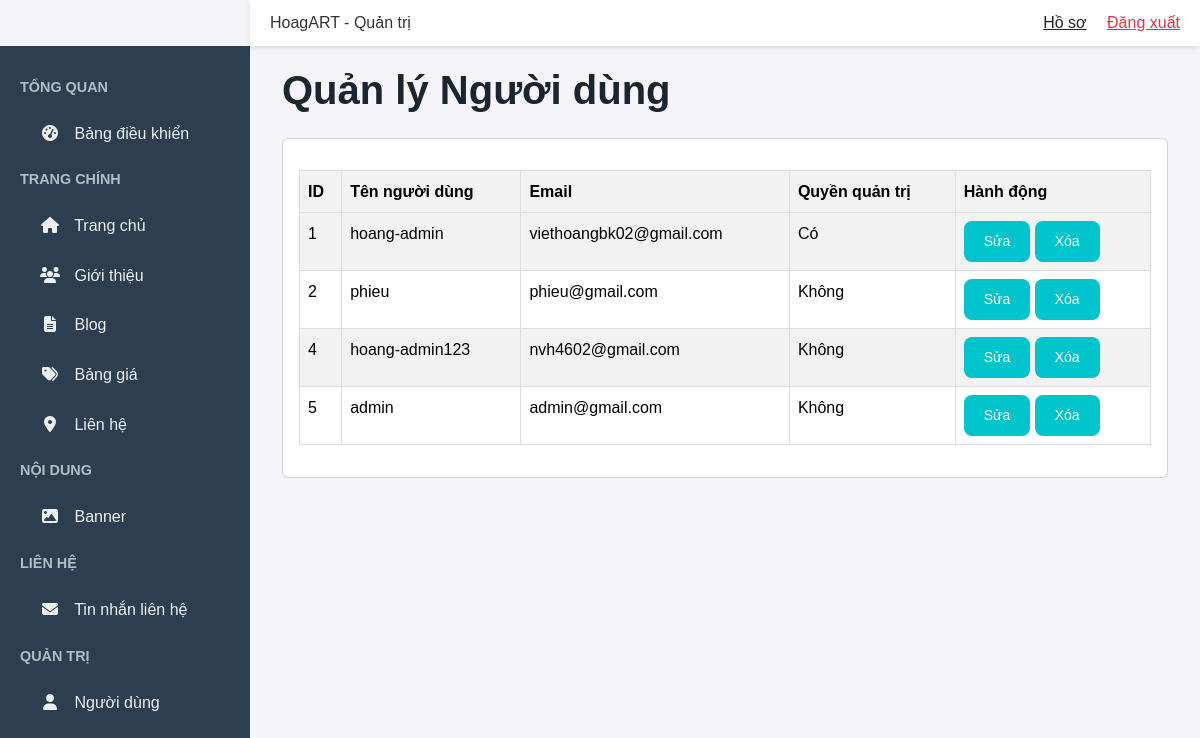
Before: /admin/users (signed in) with the older database file.
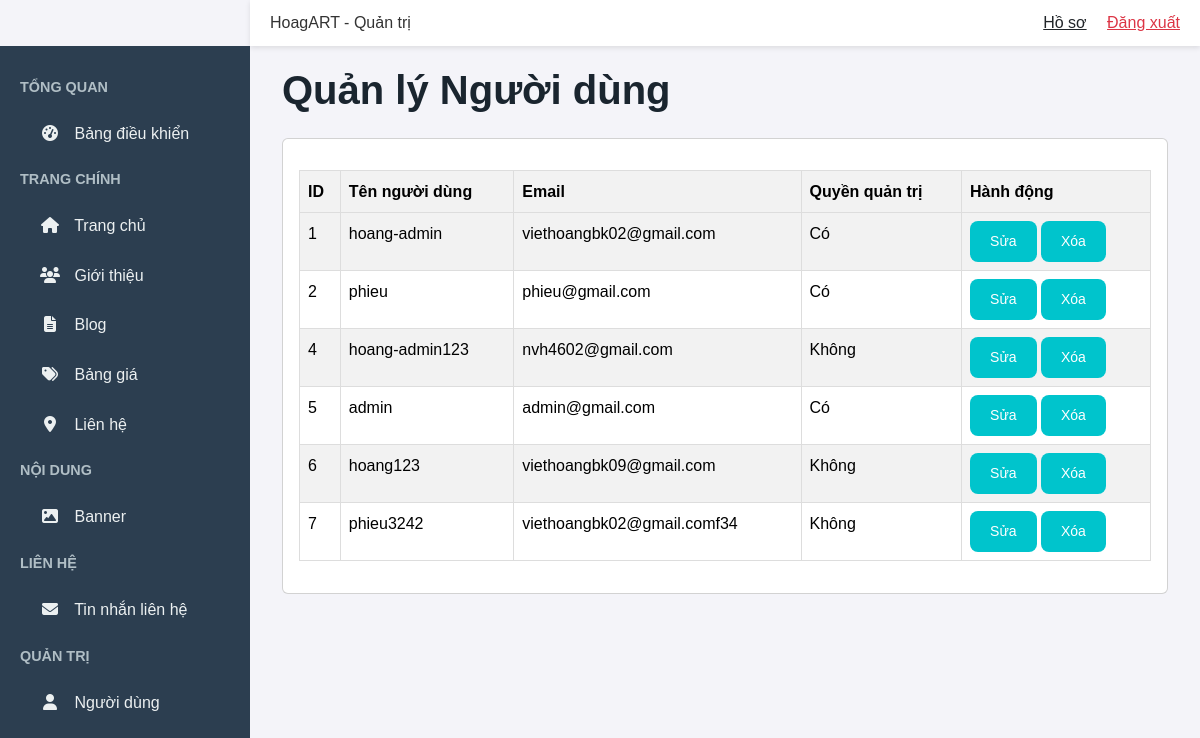
After: the same page with the newer database file.
### app/models/user.py (models this page shows, shortened)
class User(db.Model, UserMixin):
    __tablename__ = 'user'
    id = db.Column(db.Integer, primary_key=True)
    username = db.Column(db.String(80), unique=True, nullable=False)
    email = db.Column(db.String(120), unique=True, nullable=False)
    password = db.Column(db.String(255), nullable=False)
    is_admin = db.Column(db.Boolean, default=False)
    phone = db.Column(db.String(20))  # Trường số điện thoại
    address = db.Column(db.String(200))  # Trường địa chỉ
    avatar = db.Column(db.String(200), default='default_avatar.png')  # Trường avatar với giá trị mặc định

### app/blueprints/admin/routes.py (the view)
@admin_bp.route('/users', methods=['GET'])
@login_required
@admin_required
def manage_users():
    users = User.query.all()
    return render_template('admin/users.html', users=users)

### app/blueprints/admin/routes.py (called while the page is built)
def admin_required(f):
    @wraps(f)
    def decorated_function(*args, **kwargs):
        if not current_user.is_authenticated or not current_user.is_admin:
            flash('Bạn không có quyền truy cập trang này.', 'error')
            return redirect(url_for('main.home'))
        return f(*args, **kwargs)
    return decorated_function

### app/templates/admin/users.html (shortened to what this page needs)
{% extends "admin/base.html" %}  {% block content %}
<div class="container-fluid">
    <h1 class="mb-4">Quản lý Người dùng</h1>
    <div class="card">
        <div class="card-body">
            <table class="table table-striped">
                <thead>
                    <tr>
                        <th>ID</th>
                        <th>Tên người dùng</th>
                        <th>Email</th>
                        <th>Quyền quản trị</th>
                        <th>Hành động</th>
                    </tr>
                </thead>
                <tbody>
                    {% for user in users %}
                    <tr>
                        <td>{{ user.id }}</td>
                        <td>{{ user.username }}</td>
                        <td>{{ user.email }}</td>
                        <td>{{ 'Có' if user.is_admin else 'Không' }}</td>
                        <td>
                            <a
                                href="{{ url_for('admin.edit_user', id=user.id) }}"
                                class="btn btn-sm btn-warning"
                                >Sửa</a
                            >
                            <form
                                action="{{ url_for('admin.delete_user', id=user.id) }}"
                                method="POST"
                                style="display: inline"
                            >
                                <button
                                    type="submit"
                                    class="btn btn-sm btn-danger"
                                    onclick="return confirm('Bạn có chắc muốn xóa?')"
                                >
                                    Xóa
                                </button>
                            </form>
                        </td>
                    </tr>
                    {% endfor %}
                </tbody>
            </table>
        </div>
    </div>
</div>
{% endblock %}

### app/templates/admin/base.html (shortened to what this page needs)
<!DOCTYPE html>
<html lang="vi">
    <head>
        <link
            rel="stylesheet"
            href="https://cdnjs.cloudflare.com/ajax/libs/font-awesome/6.5.2/css/all.min.css"
        />
        <link
            href="https://cdn.jsdelivr.net/npm/bootstrap@5.3.3/dist/css/bootstrap.min.css"
            rel="stylesheet"
        />
        <link
            rel="stylesheet"
            href="{{ url_for('static', filename='css/style.css') }}"
        />
        <link
            rel="stylesheet"
            href="https://cdnjs.cloudflare.com/ajax/libs/font-awesome/6.5.1/css/all.min.css"
        />
    </head>
    <body>
        <div
            class="navbar-admin d-flex justify-content-between align-items-center"
        >
            <div class="logo">HoagART - Quản trị</div>
            <div>
                <a href="{{ url_for('main.profile') }}" class="text-dark me-3"
                    >Hồ sơ</a
                >
                <a href="{{ url_for('auth.logout') }}" class="text-danger"
                    >Đăng xuất</a
                >
            </div>
        </div>
        <div class="d-flex">
            <div class="sidebar">
                <div class="nav-title">Tổng quan</div>
                <a href="{{ url_for('admin.dashboard') }}"
                    ><i class="fas fa-tachometer-alt"></i> Bảng điều khiển</a
                >
                <div class="nav-title">Trang chính</div>
                <a href="{{ url_for('admin.manage_home') }}"
                    ><i class="fas fa-home"></i> Trang chủ</a
                >
                <a href="{{ url_for('admin.manage_introduce') }}"
                    ><i class="fas fa-users"></i> Giới thiệu</a
                >
                <a href="{{ url_for('admin.manage_posts') }}"
                    ><i class="fas fa-file-alt"></i> Blog</a
                >
                <a href="{{ url_for('admin.manage_pricing') }}"
                    ><i class="fas fa-tags"></i> Bảng giá</a
                >
                <a href="{{ url_for('admin.manage_contact') }}"
                    ><i class="fas fa-map-marker-alt"></i> Liên hệ</a
                >
                <div class="nav-title">Nội dung</div>
                <a href="{{ url_for('admin.manage_banners') }}"
                    ><i class="fas fa-image"></i> Banner</a
                >
                <div class="nav-title">Liên hệ</div>
                <a href="{{ url_for('admin.manage_contact_submissions') }}"
                    ><i class="fas fa-envelope"></i> Tin nhắn liên hệ</a
                >
                <div class="nav-title">Quản trị</div>
                <a href="{{ url_for('admin.manage_users') }}"
                    ><i class="fas fa-user"></i> Người dùng</a
                >
            </div>
            <div class="content flex-grow-1">
                 {% block content %}{%
                endblock %}
            </div>
        </div>
    </body>
</html>

### app/static/css/style.css (style rules this page uses)
:root { --primary-color: #00c4cc; --secondary-color: #ff4d4d; --dark-bg: #1a252f; --light-bg: #f5f5f5; --text-color: #333; --light-text: #fff; --shadow-light: 0 4px 10px rgba(0, 0, 0, 0.1); --shadow-dark: 0 8px 20px rgba(0, 0, 0, 0.2); --navbar-height: 70px; --carousel-height: calc(92.5vh - var(--navbar-height)); --thumbnail-height: 60px; --thumbnail-width: 80px; --thumbnail-group-width: calc(var(--thumbnail-width) * 6 + 30px); --border-radius: 8px; --transition: all 0.3s ease; --button-padding: 12px 20px; --font-size-base: 1em; --font-size-large: 1.2em; --font-size-small: 0.875rem; }
* { margin: 0; padding: 0; box-sizing: border-box; }
body { font-family: 'Roboto', Arial, sans-serif; line-height: 1.6; color: var(--text-color); background-color: var(--light-bg); overflow-x: hidden; transition: var(--transition); }
h1, h2, h3, h4, h5, h6 { color: var(--dark-bg); font-weight: 700; }
button.btn, a.btn { background-color: var(--primary-color); color: var(--light-text); padding: 10px 20px; text-decoration: none; border-radius: var(--border-radius); transition: var(--transition); font-weight: 500; display: inline-block; border: none; cursor: pointer; text-align: center; }
.table { width: 100%; border-collapse: collapse; margin-top: 15px; }
.table th, .table td { border: 1px solid #ddd; padding: 8px; text-align: left; }
.table th { background-color: #f2f2f2; }

### app/templates/admin/base.html (style rules this page uses)
body { font-family: Arial, sans-serif; background-color: #f4f4f9; margin: 0; }
.sidebar { background-color: #2c3e50; min-height: 100vh; padding-top: 20px; width: 250px; position: fixed; overflow-y: auto; }
.sidebar .nav-title { color: #b0bec5; padding: 10px 20px; font-size: 0.9rem; text-transform: uppercase; font-weight: bold; }
.sidebar a { color: #ecf0f1; padding: 12px 20px 12px 40px; display: block; text-decoration: none; font-size: 1rem; transition: background-color 0.3s; }
.sidebar a i { margin-right: 10px; width: 20px; text-align: center; }
.content { margin-left: 250px; padding: 20px; min-height: 100vh; }
.navbar-admin { background-color: #ffffff; box-shadow: 0 2px 5px rgba(0, 0, 0, 0.1); padding: 10px 20px; margin-left: 250px; }

Changed rows visible on the page:
changed User "phieu": is_admin "Không" → "Có"
changed User "admin": is_admin "Không" → "Có"
added User: id "6", username "hoang123", email "viethoangbk09@gmail.com", is_admin "Không"
added User: id "7", username "phieu3242", email "viethoangbk02@gmail.comf34", is_admin "Không"
